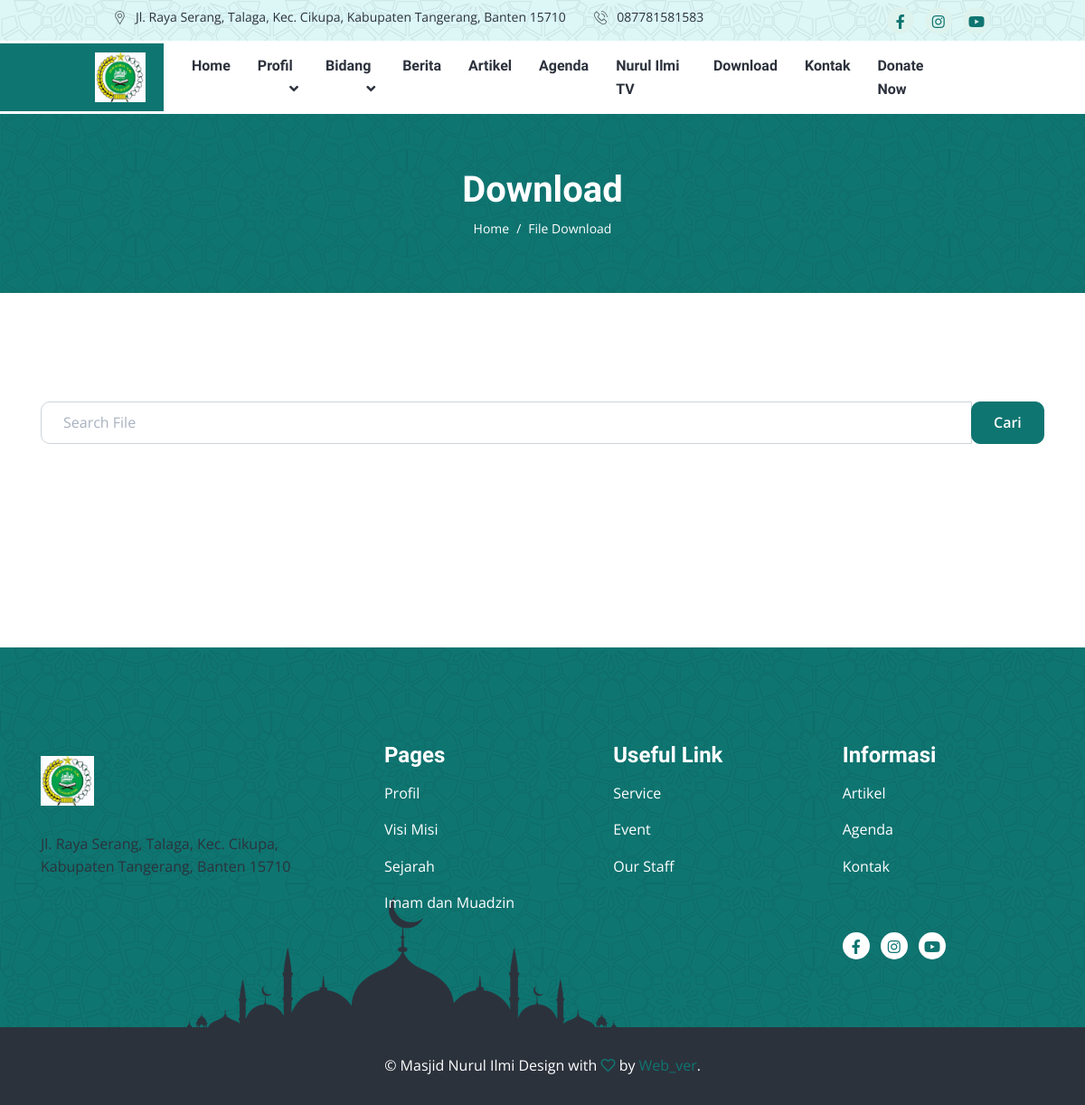
Before: /index.php/download with the older database file.
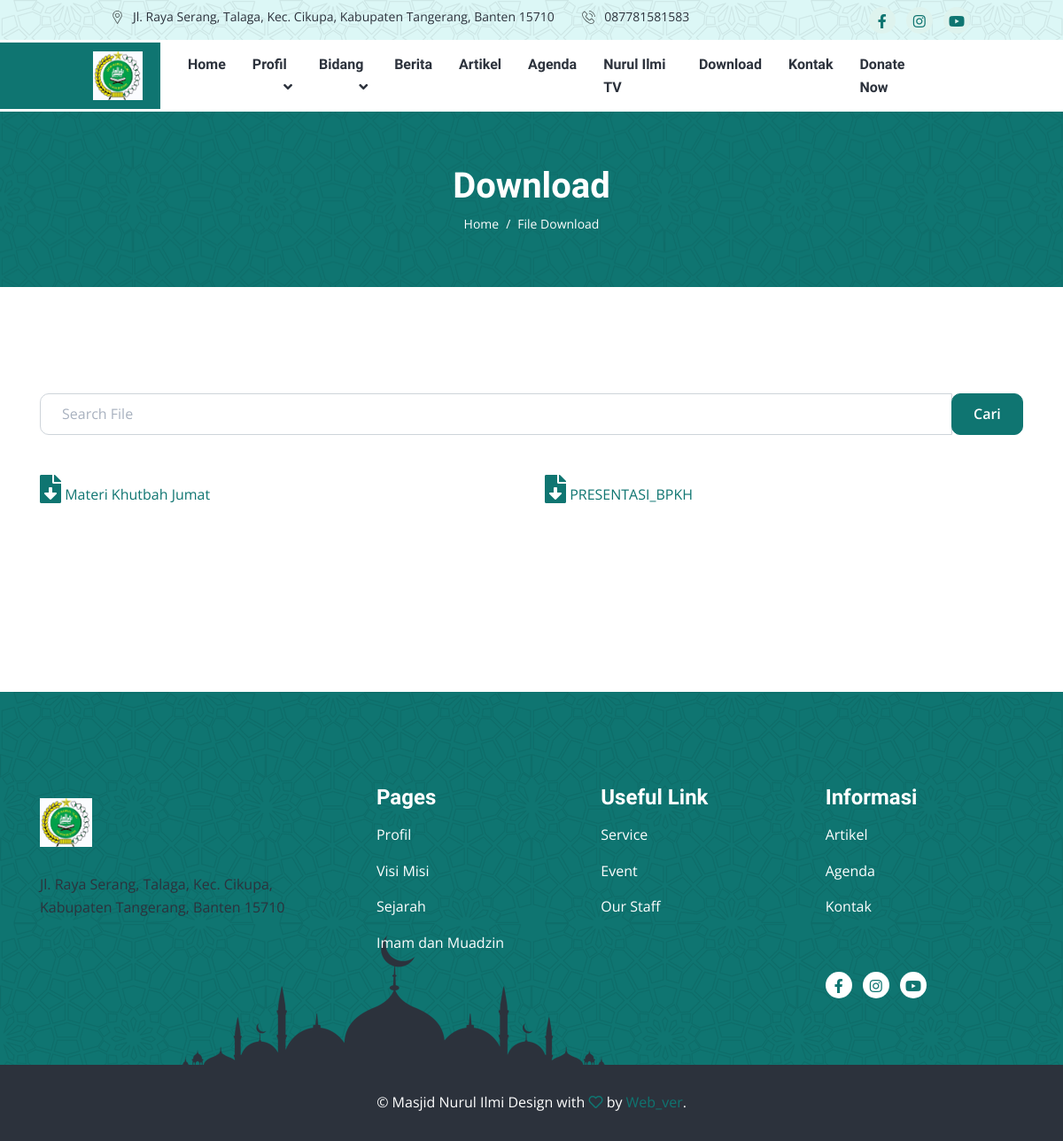
After: the same page with the newer database file.
### tables this page shows
CREATE TABLE `tbl_setting` (
  `id_setting` int(11) NOT NULL,
  `id_jadwal` int(11) NOT NULL,
  `nama_masjid` varchar(100) NOT NULL,
  `alamat` text NOT NULL,
  `no_hp` varchar(14) NOT NULL,
  `link_alamat` text NOT NULL,
  `email` text NOT NULL,
  `logo` text NOT NULL,
  `banner1` text NOT NULL,
  `banner2` text NOT NULL,
  `banner3` text NOT NULL,
  `judul1` varchar(100) NOT NULL,
  `judul2` varchar(100) NOT NULL,
  `judul3` varchar(100) NOT NULL,
  `sosmed1` text NOT NULL,
  `sosmed2` text NOT NULL,
  `sosmed3` text NOT NULL
);

CREATE TABLE `tbl_download` (
  `id_download` int(11) NOT NULL,
  `nama_file` varchar(100) NOT NULL,
  `file` text NOT NULL,
  `tgl_dibuat` datetime NOT NULL DEFAULT current_timestamp()
);

### application/controllers/Download.php (called while the page is built, shortened)
<?php
class Download extends CI_Controller {
    public function __construct(){
        $this->load->model('Download_model', 'download');
        $this->load->model('Setting_model', 'setting');
    }
	public function index()
	{
        $data = [
            'judul' => 'Download',
            'title' => 'Download - Masjid Nurul Ilmi',
            'menu'  => 'download',
            'data_setting' => $this->setting->getDataSetting(),
            'data_download' => $this->download->getDataDownload()
        ];
		$this->load->view('webpage/v_download', $data);
	}
}

### index.php (called while the page is built, shortened)
<?php
require_once BASEPATH.'core/CodeIgniter.php';

### application/models/Setting_model.php (called while the page is built, shortened)
<?php
class Setting_model extends CI_Model {
    public function getDataSetting()
	{
        $this->db->select('a.*, b.*');
        $this->db->from('tbl_setting a');
        $this->db->join('tbl_jadwal b', 'b.id_jadwal = a.id_jadwal', 'left');
		return $this->db->get()->result();
	}
}

### application/models/Download_model.php (called while the page is built, shortened)
<?php
class Download_model extends CI_Model {
	var $table = 'tbl_download';
    public function getDataDownload()
    {
        return $this->db->get($this->table)->result();
    }
}

### application/views/webpage/v_download.php (the view, shortened to what the changed rows need)
<!DOCTYPE html>
<html lang="en">
<head>
    <link rel="stylesheet" href="https://cdnjs.cloudflare.com/ajax/libs/font-awesome/6.5.1/css/all.min.css"
 />
    <link rel="stylesheet" href="<?= base_url('frontend/') ?>assets/js/OwlCarousel/owl.carousel.min.css">
    <link rel="stylesheet" href="<?= base_url('frontend/') ?>assets/js/OwlCarousel/owl.theme.default.min.css">
    <link rel="stylesheet" href="<?= base_url('frontend/') ?>assets/css/app.min.css">
</head>
<body>
    <header class="header-area">
        <?php $this->load->view('layout/header.php') ?>
    </header>
    <div class="page-title-area py-lg-6 py-5 bg-image-pattern">
        <div class="container">
            <div class="page-title-wrapper text-center">
                <h1 class="text-white mb-2">Download</h1>
            </div>
        </div>
    </div>
    <div class="about-area py-lg-10 py-8">
        <div class="container">
            <div class="row">
                <?php if(!empty($pesan)) : ?>
                <p class="text-center mt-4"><?= $pesan ?></p>
                <?php else: ?>
                <?php foreach($data_download as $download) : ?>
                <div class="col-md-6 mt-4">
                    <?php if(!empty($download->file)) : ?>
                    <a href="<?= base_url('upload/download/'.$download->file) ?>" target="_blank"><i
                            class="fa fa-file-download fa-2x"></i> <?= $download->nama_file ?></a>
                    <?php else : ?>
                    <img src="<?= base_url('upload/default.png') ?>" width="100" alt="">
                    <?php endif; ?>
                </div>
                <?php endforeach; ?>
                <?php endif; ?>
            </div>
        </div>
    </div>
    <?php $this->load->view('layout/footer') ?>
</body>
</html>

### application/views/layout/header.php (shortened to what the changed rows need)
<div class="header-top bg-light bg-image-pattern px-xl-8 py-2">
    <div class="container">
        <div class="header-top-wrapper">
            <?php foreach($data_setting as $setting) : ?>
            <ul class="navbar-address list-inline m-0">
                <li class="list-inline-item"><span class="icon"><img
                            src="<?= base_url('frontend/') ?>assets/images/location-icon.svg"
                            alt="title"></span><?= strip_tags(character_limiter($setting->alamat, 70)); ?></li>
                <li class="list-inline-item"><span class="icon"><img
                            src="<?= base_url('frontend/') ?>assets/images/phone-icon.svg"
                            alt="title"></span><?= $setting->no_hp ?>
                </li>
            </ul>
            <ul class="navbar-social list-inline m-0">
                <li class="list-inline-item"><a href="<?= $setting->sosmed1 ?>"><i class="fab fa-facebook-f"></i></a>
                </li>
                <li class="list-inline-item"><a href="<?= $setting->sosmed2 ?>"><i class="fab fa-instagram"></i></a>
                </li>
                <li class="list-inline-item"><a href="<?= $setting->sosmed3 ?>"><i class="fab fa-youtube"></i></a>
                </li>
            </ul>
            <?php endforeach; ?>
        </div>
    </div>
</div>
<div class="header-bottom bg-white px-xl-8">
    <nav class="container">
        <div class="header-navbar navbar navbar-expand-lg">
            <?php foreach($data_setting as $setting) : ?>
            <a class='navbar-brand' href='<?= base_url() ?>'><img
                    src="<?= base_url('upload/setting/'.$setting->logo) ?>" alt="images"></a>
            <?php endforeach; ?>
        </div>
    </nav>
</div>

### application/views/layout/footer.php (shortened to what the changed rows need)
<footer class="footer-area pt-8">
    <div class="footer-top bg-image-pattern  py-lg-8 py-4">
        <div class="container">
            <div class="row">
                <?php foreach($data_setting as $setting) : ?>
                <div class="col-md-5 col-lg-4">
                    <div class="footer-widget my-4 me-md-4">
                        <a href="#" class="footer-brand mb-4"><img
                                src="<?= base_url('frontend/') ?>assets/images/logo.jpeg" alt="title"></a>
                        <p class="text-white m-0" style="color: #fff !important;"><?= $setting->alamat ?> </p>
                    </div>
                </div>
                <?php endforeach; ?>
                <div class="col-md-7 col-lg-8">
                    <div class="row">
                        <div class="col-lg-4 col-6">
                            <div class="footer-widget my-3">
                                <?php foreach($data_setting as $setting) : ?>
                                <ul class="footer-social m-0 mt-4 list-inline" data-aos="slide-up">
                                    <li class="list-inline-item"><a href="<?= $setting->sosmed1 ?>"><i
                                                class="fab fa-facebook-f"></i></a>
                                    </li>
                                    <li class="list-inline-item"><a href="<?= $setting->sosmed2 ?>"><i
                                                class="fab fa-instagram"></i></a></li>
                                    <li class="list-inline-item"><a href="<?= $setting->sosmed3 ?>"><i
                                                class="fab fa-youtube"></i></a>
                                    </li>
                                </ul>
                                <?php endforeach; ?>
                            </div>
                        </div>
                    </div>
                </div>
            </div>
        </div>
    </div>
</footer>

Changed rows visible on the page:
added tbl_download: nama_file "Materi Khutbah Jumat"
added tbl_download: nama_file "PRESENTASI_BPKH"
